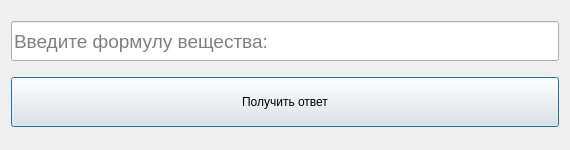
<?xml version="1.0" encoding="UTF-8"?>
<ui version="4.0">
 <class>Window1</class>
 <widget class="QDialog" name="Window1">
  <property name="geometry">
   <rect>
    <x>0</x>
    <y>0</y>
    <width>570</width>
    <height>150</height>
   </rect>
  </property>
  <property name="minimumSize">
   <size>
    <width>400</width>
    <height>150</height>
   </size>
  </property>
  <property name="maximumSize">
   <size>
    <width>1000</width>
    <height>150</height>
   </size>
  </property>
  <property name="windowTitle">
   <string>Относительная молекулярная масса вещества</string>
  </property>
  <layout class="QVBoxLayout" name="verticalLayout">
   <item>
    <widget class="QLineEdit" name="lineEdit">
     <property name="minimumSize">
      <size>
       <width>0</width>
       <height>40</height>
      </size>
     </property>
     <property name="font">
      <font>
       <pointsize>14</pointsize>
      </font>
     </property>
     <property name="inputMask">
      <string/>
     </property>
     <property name="text">
      <string/>
     </property>
     <property name="placeholderText">
      <string>Введите формулу вещества:</string>
     </property>
    </widget>
   </item>
   <item>
    <layout class="QHBoxLayout" name="horizontalLayout">
     <item>
      <widget class="QPushButton" name="pushButton_2">
       <property name="minimumSize">
        <size>
         <width>0</width>
         <height>50</height>
        </size>
       </property>
       <property name="text">
        <string>Получить ответ</string>
       </property>
      </widget>
     </item>
    </layout>
   </item>
  </layout>
 </widget>
 <resources/>
 <connections/>
</ui>
